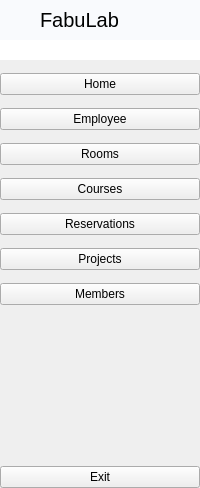
     <widget class="QWidget" name="full_menu_widget" native="true">
      <layout class="QGridLayout" name="gridLayout_9">
       <property name="leftMargin">
        <number>0</number>
       </property>
       <property name="topMargin">
        <number>0</number>
       </property>
       <property name="rightMargin">
        <number>0</number>
       </property>
       <property name="bottomMargin">
        <number>0</number>
       </property>
       <property name="spacing">
        <number>0</number>
       </property>
       <item row="3" column="0">
        <widget class="QPushButton" name="exit_btn_2">
         <property name="text">
          <string>Exit</string>
         </property>
         <property name="icon">
          <iconset resource="resource.qrc">
           <normaloff>:/icon/icon/close-window-64.ico</normaloff>:/icon/icon/close-window-64.ico</iconset>
         </property>
         <property name="iconSize">
          <size>
           <width>20</width>
           <height>20</height>
          </size>
         </property>
        </widget>
       </item>
       <item row="1" column="0">
        <layout class="QVBoxLayout" name="verticalLayout_2">
         <property name="spacing">
          <number>0</number>
         </property>
         <item>
          <widget class="QWidget" name="widget_2" native="true">
           <property name="minimumSize">
            <size>
             <width>0</width>
             <height>20</height>
            </size>
           </property>
           <property name="styleSheet">
            <string notr="true">background-color:white;
</string>
           </property>
          </widget>
         </item>
         <item>
          <spacer name="verticalSpacer_3">
           <property name="orientation">
            <enum>Qt::Vertical</enum>
           </property>
           <property name="sizeHint" stdset="0">
            <size>
             <width>110</width>
             <height>13</height>
            </size>
           </property>
          </spacer>
         </item>
         <item>
          <widget class="QPushButton" name="home_btn_2">
           <property name="text">
            <string>Home</string>
           </property>
           <property name="icon">
            <iconset resource="resource.qrc">
             <normaloff>:/icon/icon/home-4-32.ico</normaloff>
             <normalon>:/icon/icon/home-4-48.ico</normalon>:/icon/icon/home-4-32.ico</iconset>
           </property>
           <property name="iconSize">
            <size>
             <width>20</width>
             <height>20</height>
            </size>
           </property>
           <property name="checkable">
            <bool>true</bool>
           </property>
           <property name="autoExclusive">
            <bool>true</bool>
           </property>
          </widget>
         </item>
         <item>
          <spacer name="verticalSpacer_4">
           <property name="orientation">
            <enum>Qt::Vertical</enum>
           </property>
           <property name="sizeHint" stdset="0">
            <size>
             <width>107</width>
             <height>13</height>
            </size>
           </property>
          </spacer>
         </item>
         <item>
          <widget class="QPushButton" name="Employee">
           <property name="text">
            <string>Employee</string>
           </property>
           <property name="icon">
            <iconset resource="resource.qrc">
             <normaloff>:/icon/icon/user-48.ico</normaloff>
             <normalon>:/icon/icon/projectw.png</normalon>:/icon/icon/user-48.ico</iconset>
           </property>
           <property name="checkable">
            <bool>true</bool>
           </property>
           <property name="autoExclusive">
            <bool>true</bool>
           </property>
          </widget>
         </item>
         <item>
          <spacer name="verticalSpacer_8">
           <property name="orientation">
            <enum>Qt::Vertical</enum>
           </property>
           <property name="sizeHint" stdset="0">
            <size>
             <width>20</width>
             <height>13</height>
            </size>
           </property>
          </spacer>
         </item>
         <item>
          <widget class="QPushButton" name="dashborad_btn_2">
           <property name="text">
            <string>Rooms</string>
           </property>
           <property name="icon">
            <iconset resource="resource.qrc">
             <normaloff>:/icon/icon/rooom.webp</normaloff>
             <normalon>:/icon/icon/roomw.png</normalon>:/icon/icon/rooom.webp</iconset>
           </property>
           <property name="iconSize">
            <size>
             <width>20</width>
             <height>20</height>
            </size>
           </property>
           <property name="checkable">
            <bool>true</bool>
           </property>
           <property name="autoExclusive">
            <bool>true</bool>
           </property>
          </widget>
         </item>
         <item>
          <spacer name="verticalSpacer_9">
           <property name="orientation">
            <enum>Qt::Vertical</enum>
           </property>
           <property name="sizeHint" stdset="0">
            <size>
             <width>20</width>
             <height>13</height>
            </size>
           </property>
          </spacer>
         </item>
         <item>
          <widget class="QPushButton" name="courses">
           <property name="text">
            <string>Courses</string>
           </property>
           <property name="icon">
            <iconset resource="resource.qrc">
             <normaloff>:/icon/icon/activity-feed-32.ico</normaloff>:/icon/icon/activity-feed-32.ico</iconset>
           </property>
           <property name="checkable">
            <bool>true</bool>
           </property>
           <property name="autoExclusive">
            <bool>true</bool>
           </property>
          </widget>
         </item>
         <item>
          <spacer name="verticalSpacer_5">
           <property name="orientation">
            <enum>Qt::Vertical</enum>
           </property>
           <property name="sizeHint" stdset="0">
            <size>
             <width>107</width>
             <height>13</height>
            </size>
           </property>
          </spacer>
         </item>
         <item>
          <widget class="QPushButton" name="orders_btn_2">
           <property name="text">
            <string>Reservations</string>
           </property>
           <property name="icon">
            <iconset resource="resource.qrc">
             <normaloff>:/icon/icon/bookingg.png</normaloff>
             <normalon>:/icon/icon/bookw.png</normalon>:/icon/icon/bookingg.png</iconset>
           </property>
           <property name="iconSize">
            <size>
             <width>20</width>
             <height>20</height>
            </size>
           </property>
           <property name="checkable">
            <bool>true</bool>
           </property>
           <property name="autoExclusive">
            <bool>true</bool>
           </property>
          </widget>
         </item>
         <item>
          <spacer name="verticalSpacer_6">
           <property name="orientation">
            <enum>Qt::Vertical</enum>
           </property>
           <property name="sizeHint" stdset="0">
            <size>
             <width>107</width>
             <height>13</height>
            </size>
           </property>
          </spacer>
         </item>
         <item>
          <widget class="QPushButton" name="products_btn_2">
           <property name="text">
            <string>Projects</string>
           </property>
           <property name="icon">
            <iconset resource="resource.qrc">
             <normaloff>:/icon/icon/projectt.png</normaloff>
             <normalon>:/icon/icon/projectw.png</normalon>:/icon/icon/projectt.png</iconset>
           </property>
           <property name="iconSize">
            <size>
             <width>20</width>
             <height>20</height>
            </size>
           </property>
           <property name="checkable">
            <bool>true</bool>
           </property>
           <property name="autoExclusive">
            <bool>true</bool>
           </property>
          </widget>
         </item>
         <item>
          <spacer name="verticalSpacer_7">
           <property name="orientation">
            <enum>Qt::Vertical</enum>
           </property>
           <property name="sizeHint" stdset="0">
            <size>
             <width>107</width>
             <height>13</height>
            </size>
           </property>
          </spacer>
         </item>
         <item>
          <widget class="QPushButton" name="customers_btn_2">
           <property name="text">
            <string>Members</string>
           </property>
           <property name="icon">
            <iconset resource="resource.qrc">
             <normaloff>:/icon/icon/group-32.ico</normaloff>
             <normalon>:/icon/icon/group-48.ico</normalon>:/icon/icon/group-32.ico</iconset>
           </property>
           <property name="iconSize">
            <size>
             <width>20</width>
             <height>20</height>
            </size>
           </property>
           <property name="checkable">
            <bool>true</bool>
           </property>
           <property name="autoExclusive">
            <bool>true</bool>
           </property>
          </widget>
         </item>
        </layout>
       </item>
       <item row="2" column="0">
        <spacer name="verticalSpacer_2">
         <property name="orientation">
          <enum>Qt::Vertical</enum>
         </property>
         <property name="sizeHint" stdset="0">
          <size>
           <width>112</width>
           <height>161</height>
          </size>
         </property>
        </spacer>
       </item>
       <item row="0" column="0">
        <widget class="QWidget" name="LogoLab_2" native="true">
         <property name="styleSheet">
          <string notr="true">    background-color: #f9fafd;
	color:#000;
	font-weight:200;
</string>
         </property>
         <layout class="QHBoxLayout" name="LogoLab">
          <property name="spacing">
           <number>0</number>
          </property>
          <property name="leftMargin">
           <number>0</number>
          </property>
          <property name="topMargin">
           <number>0</number>
          </property>
          <property name="rightMargin">
           <number>0</number>
          </property>
          <property name="bottomMargin">
           <number>0</number>
          </property>
          <item>
           <widget class="QLabel" name="logo_label_2">
            <property name="minimumSize">
             <size>
              <width>40</width>
              <height>40</height>
             </size>
            </property>
            <property name="maximumSize">
             <size>
              <width>40</width>
              <height>40</height>
             </size>
            </property>
            <property name="text">
             <string/>
            </property>
            <property name="pixmap">
             <pixmap resource="resource.qrc">:/icon/icon/Logo.png</pixmap>
            </property>
            <property name="scaledContents">
             <bool>true</bool>
            </property>
           </widget>
          </item>
          <item>
           <widget class="QLabel" name="logo_label_3">
            <property name="font">
             <font>
              <pointsize>15</pointsize>
              <weight>25</weight>
              <bold>false</bold>
             </font>
            </property>
            <property name="styleSheet">
             <string notr="true"/>
            </property>
            <property name="text">
             <string>FabuLab</string>
            </property>
           </widget>
          </item>
         </layout>
        </widget>
       </item>
      </layout>
     </widget>
